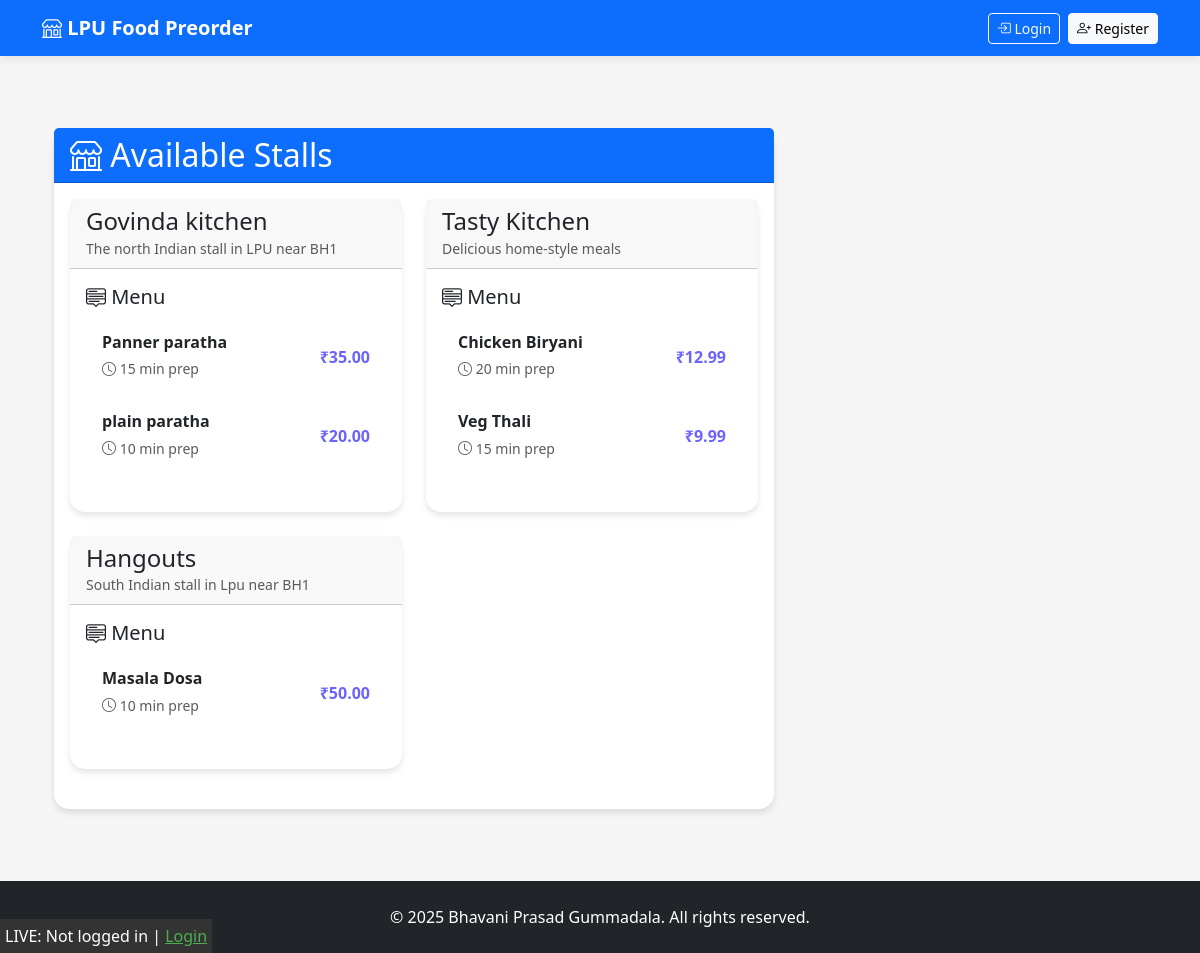
Before: / with the older database file.
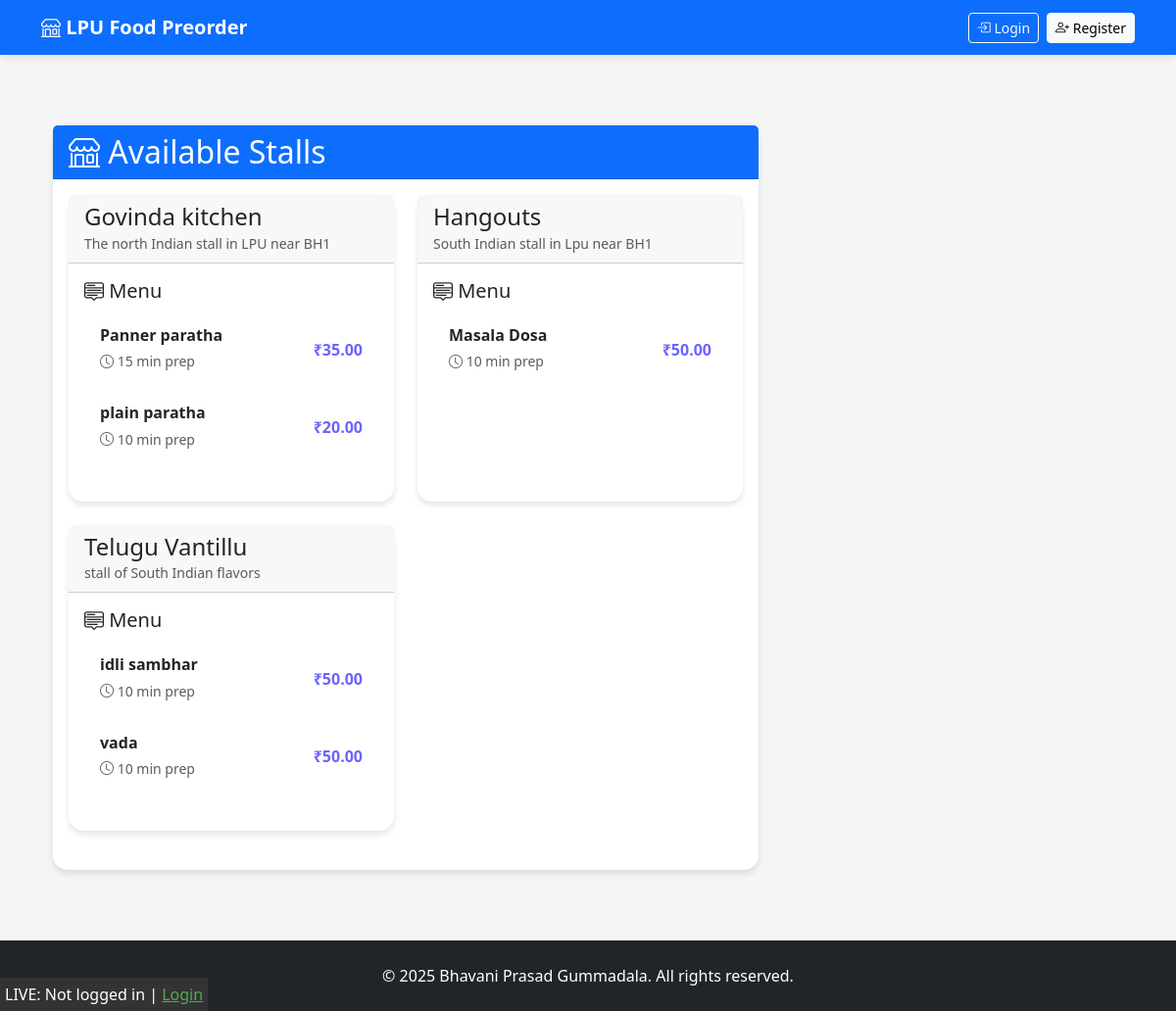
After: the same page with the newer database file.
### stalls/models.py (models this page shows, shortened)
class Stall(models.Model):
    owner = models.ForeignKey(CustomUser, on_delete=models.CASCADE)
    name = models.CharField(max_length=100)
    description = models.TextField()
    created_at = models.DateTimeField(auto_now_add=True)

### items/models.py (models this page shows, shortened)
class Item(models.Model):
    stall = models.ForeignKey(Stall, on_delete=models.CASCADE, related_name='items')
    name = models.CharField(max_length=100)
    preparation_time = models.PositiveIntegerField(help_text="Preparation time in minutes")
    price = models.DecimalField(max_digits=8, decimal_places=2)
    available = models.BooleanField(default=True)

### users/views.py (the view)
# urls.py: path('', HomeView.as_view(), name='home'),
class HomeView(ListView):
    template_name = 'users/home.html'
    context_object_name = 'stalls'
    def get_queryset(self):
        return Stall.objects.filter(
            items__available=True
        ).distinct().prefetch_related(
            'items'
        ).filter(
            items__isnull=False  # Ensure stalls have items
        )

### users/templates/users/home.html (shortened to what this page needs)
{% extends 'base.html' %}
{% load humanize %}
{% load cache %}
{% block content %}
{% cache 30 home_page request.user.id %}
<div class="container">
    <div class="row">
        <div class="col-lg-8">
            <div class="card mb-4">
                <div class="card-header bg-primary text-white">
                    <h2 class="mb-0"><i class="bi bi-shop"></i> Available Stalls</h2>
                </div>
                <div class="card-body">
                    {% if stalls %}
                    <div class="row">
                        {% for stall in stalls %}
                        <div class="col-md-6 mb-4">
                            <div class="card h-100">
                                <div class="card-header">
                                    <h4 class="mb-0">{{ stall.name }}</h4>
                                    <small class="text-muted">{{ stall.description }}</small>
                                </div>
                                <div class="card-body">
                                    <h5 class="card-title"><i class="bi bi-menu-up"></i> Menu</h5>
                                    <div class="list-group list-group-flush">
                                        {% for item in stall.items.all %}
                                        {% if item.available %}
                                        <div class="list-group-item border-0 py-3">
                                            <div class="d-flex justify-content-between align-items-center">
                                                <div>
                                                    <h6 class="mb-1 fw-bold">{{ item.name }}</h6>
                                                    <small class="text-muted">
                                                        <i class="bi bi-clock"></i> {{ item.preparation_time }} min prep
                                                    </small>
                                                </div>
                                                <div class="text-end">
                                                    <span class="price">₹{{ item.price|intcomma }}</span>
                                                </div>
                                            </div>
                                        </div>
                                        {% endif %}
                                        {% empty %}
                                        <div class="alert alert-info mb-0">
                                            No items available in this stall
                                        </div>
                                        {% endfor %}
                                    </div>
                                </div>
                            </div>
                        </div>
                        {% endfor %}
                    </div>
                    {% else %}
                    <div class="alert alert-warning">
                        <h4 class="alert-heading">No Stalls Available</h4>
                        <p>There are currently no food stalls available.</p>
                    </div>
                    {% endif %}
                </div>
            </div>
        </div>
        <div class="col-lg-4">
        </div>
    </div>
</div>
{% endcache %}
{% endblock %}

### templates/base.html (shortened to what this page needs)
<!DOCTYPE html>
<html lang="en">
<head>
    <link href="https://cdn.jsdelivr.net/npm/bootstrap@5.3.0/dist/css/bootstrap.min.css" rel="stylesheet">
    <link rel="stylesheet" href="https://cdn.jsdelivr.net/npm/bootstrap-icons@1.10.0/font/bootstrap-icons.css">
</head>
<body>
    <nav class="navbar navbar-expand-lg navbar-dark bg-primary fixed-top">
        <div class="container">
            <a class="navbar-brand fw-bold" href="{% url 'home' %}">
                <i class="bi bi-shop"></i> LPU Food Preorder
            </a>
            <div class="collapse navbar-collapse" id="navbarNav">
                <div class="d-flex align-items-center">
                    {% if user.is_authenticated %}
                    <div class="dropdown">
                        <button class="btn btn-outline-light dropdown-toggle" type="button" id="userDropdown" data-bs-toggle="dropdown">
                            <i class="bi bi-person-circle"></i> {{ user.username }}
                            <span class="badge bg-{% if user.user_type == 'S' %}success{% else %}info{% endif %} ms-1">
                                {% if user.user_type == 'S' %}Stall Owner{% else %}Customer{% endif %}
                            </span>
                        </button>
                        <ul class="dropdown-menu dropdown-menu-end">
                            <li><a class="dropdown-item" href="{% url 'order_history' %}">
                                <i class="bi bi-list-check"></i> My Orders
                            </a></li>
                            <li><hr class="dropdown-divider"></li>
                            <li>
                                <form action="{% url 'logout' %}" method="post" class="d-inline">
                                    {% csrf_token %}
                                    <button type="submit" class="dropdown-item">
                                        <i class="bi bi-box-arrow-right"></i> Logout
                                    </button>
                                </form>
                            </li>
                        </ul>
                    </div>
                    {% else %}
                    <a href="{% url 'login' %}" class="btn btn-sm btn-outline-light me-2">
                        <i class="bi bi-box-arrow-in-right"></i> Login
                    </a>
                    <a href="{% url 'register' %}" class="btn btn-sm btn-light">
                        <i class="bi bi-person-plus"></i> Register
                    </a>
                    {% endif %}
                </div>
            </div>
        </div>
    </nav>
<div class="debug-info" style="position: fixed; bottom: 0; left: 0; background: #333; color: white; padding: 5px; z-index: 1000;">
    {% if user.is_authenticated %}
    LIVE: Logged in as {{ user.username }} |
    Session: {{ request.session.session_key|slice:":8" }}... |
    <a href="{% url 'logout' %}" style="color: #4caf50;">Logout</a>
    {% else %}
    LIVE: Not logged in |
    <a href="{% url 'login' %}" style="color: #4caf50;">Login</a>
    {% endif %}
</div>
    <main class="container my-5 pt-4">
        {% block content %}{% endblock %}
    </main>
    <footer class="bg-dark text-white py-4 mt-5">
        <div class="container text-center">
            <p class="mb-0">© {% now "Y" %} Bhavani Prasad Gummadala. All rights reserved.</p>
        </div>
    </footer>
</body>
</html>

### templates/base.html (style rules this page uses)
:root { --primary-color: #6c63ff; --secondary-color: #f8f9fa; --accent-color: #ff6584; }
body { background-color: #f5f5f5; font-family: 'Segoe UI', Tahoma, Geneva, Verdana, sans-serif; padding-top: 56px; }
.navbar { box-shadow: 0 2px 10px rgba(0,0,0,0.1); }
.card { border: none; border-radius: 15px; box-shadow: 0 4px 6px rgba(0,0,0,0.1); transition: transform 0.3s ease; margin-bottom: 20px; }
.price { color: var(--primary-color); font-weight: 600; }

Changed rows visible on the page:
removed Stall: name "Tasty Kitchen", description "Delicious home-style meals"
removed Item: name "Chicken Biryani", preparation_time "20", price "12.99", shown under "Tasty Kitchen"
removed Item: name "Veg Thali", preparation_time "15", price "9.99", shown under "Tasty Kitchen"
added Stall: name "Telugu Vantillu", description "stall of South Indian flavors"
added Item: name "idli sambhar", preparation_time "10", price "50.00", shown under "Telugu Vantillu"
added Item: name "vada", preparation_time "10", price "50.00", shown under "Telugu Vantillu"
